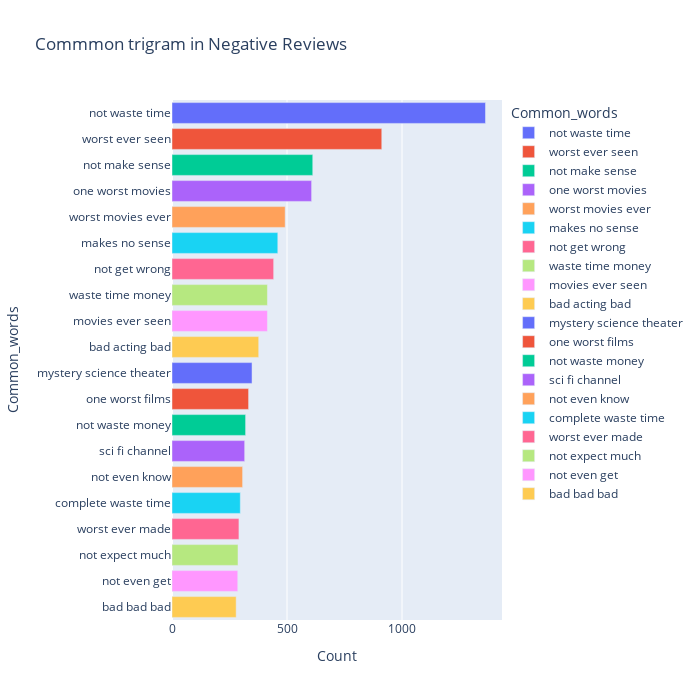

Here is the notebook cell this chart was saved with:
### Code cell
most_common_tri = get_top_text_ngrams(df.Reviews_clean[df['Ratings']<=4], 20, 3)
most_common_tri = dict(most_common_tri)
temp = pd.DataFrame(columns = ["Common_words" , 'Count'])
temp["Common_words"] = list(most_common_tri.keys())
temp["Count"] = list(most_common_tri.values())
fig = px.bar(temp, x="Count", y="Common_words", title='Commmon trigram in Negative Reviews', orientation='h', 
             width=700, height=700,color='Common_words')
fig.show()

### Figure 1 — Plotly figure (JSON) as saved in the notebook; plotly's stock layout.template omitted (floating-point values rounded to 4 significant figures)
{"data": [{"alignmentgroup": "True", "hovertemplate": "Common_words=%{y}<br>Count=%{x}<extra></extra>", "legendgroup": "not waste time", "marker": {"color": "#636efa", "pattern": {"shape": ""}}, "name": "not waste time", "offsetgroup": "not waste time", "orientation": "h", "showlegend": true, "textposition": "auto", "type": "bar", "x": [1363], "xaxis": "x", "y": ["not waste time"], "yaxis": "y"}, {"alignmentgroup": "True", "hovertemplate": "Common_words=%{y}<br>Count=%{x}<extra></extra>", "legendgroup": "worst ever seen", "marker": {"color": "#EF553B", "pattern": {"shape": ""}}, "name": "worst ever seen", "offsetgroup": "worst ever seen", "orientation": "h", "showlegend": true, "textposition": "auto", "type": "bar", "x": [912], "xaxis": "x", "y": ["worst ever seen"], "yaxis": "y"}, {"alignmentgroup": "True", "hovertemplate": "Common_words=%{y}<br>Count=%{x}<extra></extra>", "legendgroup": "not make sense", "marker": {"color": "#00cc96", "pattern": {"shape": ""}}, "name": "not make sense", "offsetgroup": "not make sense", "orientation": "h", "showlegend": true, "textposition": "auto", "type": "bar", "x": [612], "xaxis": "x", "y": ["not make sense"], "yaxis": "y"}, {"alignmentgroup": "True", "hovertemplate": "Common_words=%{y}<br>Count=%{x}<extra></extra>", "legendgroup": "one worst movies", "marker": {"color": "#ab63fa", "pattern": {"shape": ""}}, "name": "one worst movies", "offsetgroup": "one worst movies", "orientation": "h", "showlegend": true, "textposition": "auto", "type": "bar", "x": [607], "xaxis": "x", "y": ["one worst movies"], "yaxis": "y"}, {"alignmentgroup": "True", "hovertemplate": "Common_words=%{y}<br>Count=%{x}<extra></extra>", "legendgroup": "worst movies ever", "marker": {"color": "#FFA15A", "pattern": {"shape": ""}}, "name": "worst movies ever", "offsetgroup": "worst movies ever", "orientation": "h", "showlegend": true, "textposition": "auto", "type": "bar", "x": [492], "xaxis": "x", "y": ["worst movies ever"], "yaxis": "y"}, {"alignmentgroup": "True", "hovertemplate": "Common_words=%{y}<br>Count=%{x}<extra></extra>", "legendgroup": "makes no sense", "marker": {"color": "#19d3f3", "pattern": {"shape": ""}}, "name": "makes no sense", "offsetgroup": "makes no sense", "orientation": "h", "showlegend": true, "textposition": "auto", "type": "bar", "x": [460], "xaxis": "x", "y": ["makes no sense"], "yaxis": "y"}, {"alignmentgroup": "True", "hovertemplate": "Common_words=%{y}<br>Count=%{x}<extra></extra>", "legendgroup": "not get wrong", "marker": {"color": "#FF6692", "pattern": {"shape": ""}}, "name": "not get wrong", "offsetgroup": "not get wrong", "orientation": "h", "showlegend": true, "textposition": "auto", "type": "bar", "x": [442], "xaxis": "x", "y": ["not get wrong"], "yaxis": "y"}, {"alignmentgroup": "True", "hovertemplate": "Common_words=%{y}<br>Count=%{x}<extra></extra>", "legendgroup": "waste time money", "marker": {"color": "#B6E880", "pattern": {"shape": ""}}, "name": "waste time money", "offsetgroup": "waste time money", "orientation": "h", "showlegend": true, "textposition": "auto", "type": "bar", "x": [415], "xaxis": "x", "y": ["waste time money"], "yaxis": "y"}, {"alignmentgroup": "True", "hovertemplate": "Common_words=%{y}<br>Count=%{x}<extra></extra>", "legendgroup": "movies ever seen", "marker": {"color": "#FF97FF", "pattern": {"shape": ""}}, "name": "movies ever seen", "offsetgroup": "movies ever seen", "orientation": "h", "showlegend": true, "textposition": "auto", "type": "bar", "x": [415], "xaxis": "x", "y": ["movies ever seen"], "yaxis": "y"}, {"alignmentgroup": "True", "hovertemplate": "Common_words=%{y}<br>Count=%{x}<extra></extra>", "legendgroup": "bad acting bad", "marker": {"color": "#FECB52", "pattern": {"shape": ""}}, "name": "bad acting bad", "offsetgroup": "bad acting bad", "orientation": "h", "showlegend": true, "textposition": "auto", "type": "bar", "x": [377], "xaxis": "x", "y": ["bad acting bad"], "yaxis": "y"}, {"alignmentgroup": "True", "hovertemplate": "Common_words=%{y}<br>Count=%{x}<extra></extra>", "legendgroup": "mystery science theater", "marker": {"color": "#636efa", "pattern": {"shape": ""}}, "name": "mystery science theater", "offsetgroup": "mystery science theater", "orientation": "h", "showlegend": true, "textposition": "auto", "type": "bar", "x": [348], "xaxis": "x", "y": ["mystery science theater"], "yaxis": "y"}, {"alignmentgroup": "True", "hovertemplate": "Common_words=%{y}<br>Count=%{x}<extra></extra>", "legendgroup": "one worst films", "marker": {"color": "#EF553B", "pattern": {"shape": ""}}, "name": "one worst films", "offsetgroup": "one worst films", "orientation": "h", "showlegend": true, "textposition": "auto", "type": "bar", "x": [333], "xaxis": "x", "y": ["one worst films"], "yaxis": "y"}, {"alignmentgroup": "True", "hovertemplate": "Common_words=%{y}<br>Count=%{x}<extra></extra>", "legendgroup": "not waste money", "marker": {"color": "#00cc96", "pattern": {"shape": ""}}, "name": "not waste money", "offsetgroup": "not waste money", "orientation": "h", "showlegend": true, "textposition": "auto", "type": "bar", "x": [320], "xaxis": "x", "y": ["not waste money"], "yaxis": "y"}, {"alignmentgroup": "True", "hovertemplate": "Common_words=%{y}<br>Count=%{x}<extra></extra>", "legendgroup": "sci fi channel", "marker": {"color": "#ab63fa", "pattern": {"shape": ""}}, "name": "sci fi channel", "offsetgroup": "sci fi channel", "orientation": "h", "showlegend": true, "textposition": "auto", "type": "bar", "x": [316], "xaxis": "x", "y": ["sci fi channel"], "yaxis": "y"}, {"alignmentgroup": "True", "hovertemplate": "Common_words=%{y}<br>Count=%{x}<extra></extra>", "legendgroup": "not even know", "marker": {"color": "#FFA15A", "pattern": {"shape": ""}}, "name": "not even know", "offsetgroup": "not even know", "orientation": "h", "showlegend": true, "textposition": "auto", "type": "bar", "x": [307], "xaxis": "x", "y": ["not even know"], "yaxis": "y"}, {"alignmentgroup": "True", "hovertemplate": "Common_words=%{y}<br>Count=%{x}<extra></extra>", "legendgroup": "complete waste time", "marker": {"color": "#19d3f3", "pattern": {"shape": ""}}, "name": "complete waste time", "offsetgroup": "complete waste time", "orientation": "h", "showlegend": true, "textposition": "auto", "type": "bar", "x": [297], "xaxis": "x", "y": ["complete waste time"], "yaxis": "y"}, {"alignmentgroup": "True", "hovertemplate": "Common_words=%{y}<br>Count=%{x}<extra></extra>", "legendgroup": "worst ever made", "marker": {"color": "#FF6692", "pattern": {"shape": ""}}, "name": "worst ever made", "offsetgroup": "worst ever made", "orientation": "h", "showlegend": true, "textposition": "auto", "type": "bar", "x": [291], "xaxis": "x", "y": ["worst ever made"], "yaxis": "y"}, {"alignmentgroup": "True", "hovertemplate": "Common_words=%{y}<br>Count=%{x}<extra></extra>", "legendgroup": "not expect much", "marker": {"color": "#B6E880", "pattern": {"shape": ""}}, "name": "not expect much", "offsetgroup": "not expect much", "orientation": "h", "showlegend": true, "textposition": "auto", "type": "bar", "x": [287], "xaxis": "x", "y": ["not expect much"], "yaxis": "y"}, {"alignmentgroup": "True", "hovertemplate": "Common_words=%{y}<br>Count=%{x}<extra></extra>", "legendgroup": "not even get", "marker": {"color": "#FF97FF", "pattern": {"shape": ""}}, "name": "not even get", "offsetgroup": "not even get", "orientation": "h", "showlegend": true, "textposition": "auto", "type": "bar", "x": [286], "xaxis": "x", "y": ["not even get"], "yaxis": "y"}, {"alignmentgroup": "True", "hovertemplate": "Common_words=%{y}<br>Count=%{x}<extra></extra>", "legendgroup": "bad bad bad", "marker": {"color": "#FECB52", "pattern": {"shape": ""}}, "name": "bad bad bad", "offsetgroup": "bad bad bad", "orientation": "h", "showlegend": true, "textposition": "auto", "type": "bar", "x": [279], "xaxis": "x", "y": ["bad bad bad"], "yaxis": "y"}], "layout": {"barmode": "relative", "height": 700, "legend": {"title": {"text": "Common_words"}, "tracegroupgap": 0}, "title": {"text": "Commmon trigram in Negative Reviews"}, "width": 700, "xaxis": {"anchor": "y", "domain": [0, 1], "title": {"text": "Count"}}, "yaxis": {"anchor": "x", "categoryarray": ["bad bad bad", "not even get", "not expect much", "worst ever made", "complete waste time", "not even know", "sci fi channel", "not waste money", "one worst films", "mystery science theater", "bad acting bad", "movies ever seen", "waste time money", "not get wrong", "makes no sense", "worst movies ever", "one worst movies", "not make sense", "worst ever seen", "not waste time"], "categoryorder": "array", "domain": [0, 1], "title": {"text": "Common_words"}}}}
